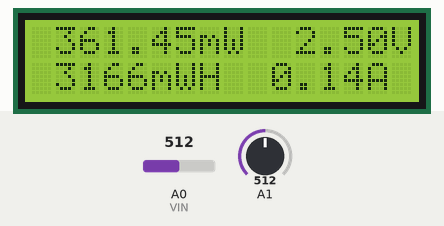
This sketch was run on a simulated Arduino Uno, built with avr-gcc and run on an emulated ATmega328P. Parts: 16×2 character LCD. Inputs (shaded band) come from the test bench; at power-on: A1 = 512, A0 (VIN) = 512. WiFi joins after 1.5 s; servers stay silent unless stated; what the sketch prints to the serial monitor is not drawn.

Above: at 1.2 s.
1.3 s: A1 set to 19
At 3.7 s:
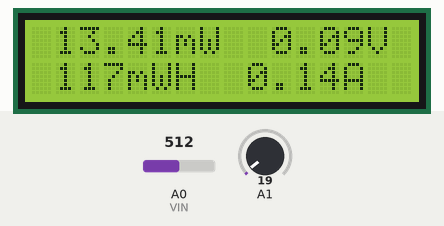
4.6 s: A1 set to 15
At 5.7 s:
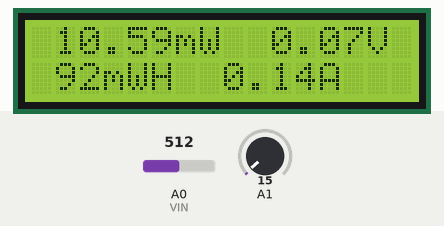
7.9 s: A0 (VIN) set to 716
At 11.1 s:
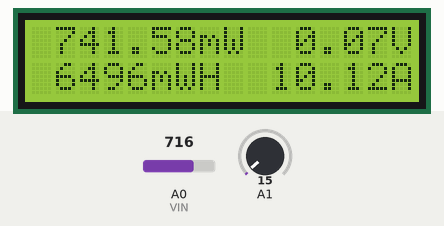
11.7 s: A0 (VIN) set to 555
At 13.3 s:
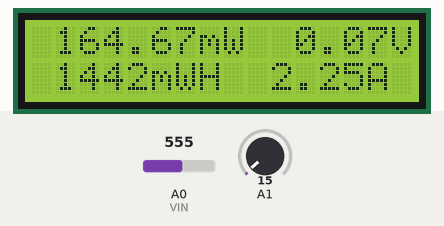
15.0 s: A0 (VIN) set to 533
At 16.7 s:
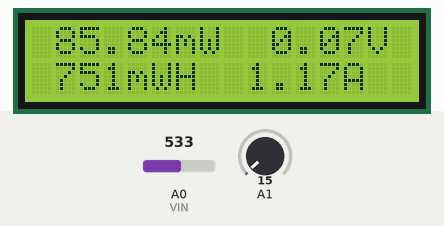
18.3 s: A1 set to 0
At 21.8 s:
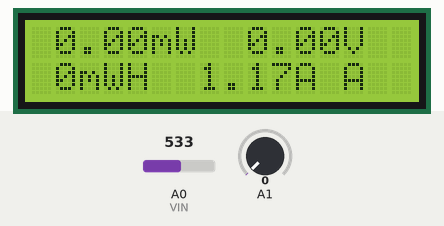
Timing chart, 0 to 22.9 s (numbered marks = the images above; inputs shaded):
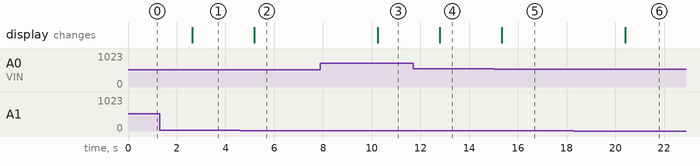

The sketch:

solar_model.ino
```cpp
#include <Ethernet.h>
#include <EthernetUdp.h>
#include <LiquidCrystal_I2C.h>
#include <Wire.h>

#define VIN A0 // define the Arduino pin A0 as voltage input (V in)


LiquidCrystal_I2C lcd(0x27,16,2); // set the LCD address to 0x27 for a 16 chars and 2 line display

const float VCC   = 5.0;// supply voltage is from 4.5 to 5.5V. Normally 5V.
const int model   = 1;   // enter the model number (see below)

/*
          "ACS712ELCTR-05B-T",// for model use 0
          "ACS712ELCTR-20A-T",// for model use 1
          "ACS712ELCTR-30A-T"// for model use 2
sensitivity array is holding the sensitivy of the  ACS712
current sensors. Do not change. All values are from page 5  of data sheet
*/
float sensitivity[] ={
          0.185,// for ACS712ELCTR-05B-T
          0.100,// for ACS712ELCTR-20A-T
          0.066// for ACS712ELCTR-30A-T
       };

const float QOV = 0.5 * VCC;// set quiescent Output voltage of 0.5V
float inst_voltage   = 0; // internal variable for voltage
float voltage        = 0;
float current        = 0;
float watt           = 0;
unsigned long energy = 0;
float scaled_watt    = 0;

// create an EthernetUdp instance to let us send/receive packets
EthernetUDP Udp;

// mac address for arduino
byte mac[] = {
   0xDE, 0xAD, 0xBE, 0xEF, 0xFE, 0xED
};

// local port to send data
unsigned int sendPort = 9000;

// desktop IP
IPAddress ip(8, 8, 8, 4);


/*
 * funciton to print power, voltage and amps to LCD display
 */
void printToLCD(float watt, float voltage, float energy, float amps) {
    lcd.setCursor(1,0); // set the cursor at 1st col and 1st row
    lcd.print(watt);
    lcd.print("mW  ");
    lcd.print(voltage);
    lcd.print("V  ");
    lcd.setCursor(1,1); // set the cursor at 1st col and 2nd row
    lcd.print(energy, 0);
    lcd.print("mWH  ");
    lcd.print(amps);
    lcd.print("A ");
}

/*
 * function to read current form ACS current sensor module
 */
float readCurrent() {
    float voltage_raw =   (5.0 / 1023.0)* analogRead(VIN);// Read the voltage from sensor
    inst_voltage =  voltage_raw - QOV + 0.012 ;// 0.000 is a value to make voltage zero when there is no current
    float current = inst_voltage / sensitivity[model];

    if (current < 0)
        current = abs(current);

    return current;
}

/*
 * function to read voltage from solar panel
 */
float readVoltage() {
    int sensorValue = analogRead(A1);
    float voltage = sensorValue * (5.0/1023.0);
    //Serial.println(voltage);

    return voltage;
}

/*
 * Reads voltage from analog pin A0 in Arduino
 */
float readSolarVoltage() {
  int sensor_reading = analogRead(A1);
  float voltage = sensor_reading * (5.0/1023.0);

  if (voltage < 0)
    voltage = abs(voltage);
  return voltage;
}

/*
 * Build packet to send via UDP
 */
void buildPacket(char pkt[5], unsigned long num) {
  Serial.print("packing: ");
  Serial.println(num);
//  pkt[3] = '0' + num % 10;
//  num /= 10;
//  pkt[2] = '0' + num % 10;
//  num /= 10;
//  pkt[1] = '0' + num % 10;
//  num /= 10;
//  pkt[0] = '0' + num % 10;

  for (int i = 5; i >= 0; i--) {
    pkt[i] = '0' + num % 10;
    num /= 10;
  }
}

void setup() {
  Serial.begin(9600);

  // establish Ethernet connection
  Ethernet.begin(mac, ip);

  // Check for Ethernet hardware present
  if (Ethernet.hardwareStatus() == EthernetNoHardware) {
    Serial.println("Ethernet shield was not found.  Sorry, can't run without hardware. :(");
    while (true) {
      delay(1); // do nothing, no point running without Ethernet hardware
    }
  }
  if (Ethernet.linkStatus() == LinkOFF) {
    Serial.println("Ethernet cable is not connected.");
  }

  // initialize LCD
  lcd.init();
  lcd.backlight();

  // start UDP
  Udp.begin(sendPort);
}

void loop() {
  float solar_voltage;
  char kwData[5];

  // read current and voltage
  current = readCurrent();
  voltage = readVoltage();

  // calculate power in watts and watt/hrs
  if (current == 0)
    current = 0.01;
  watt = voltage * current * 1000.00;
  scaled_watt = voltage * 0.01 * 1000.00;
  //energy = (watt * time) / (3600);
  energy = watt * 8760;

  Serial.print("energy: ");
  Serial.println(energy);

  // divided by a thousand to print mWH
  unsigned long print_energy = energy / 1000;

  Serial.print("true energy: ");
  Serial.println(watt * 8760);
  Serial.print("Print_energy: ");
  Serial.println(print_energy);

  // print readings
  printToLCD(watt, voltage, print_energy, current);
  energy = scaled_watt * 8760;
  buildPacket(kwData, energy);
  Serial.print("kwData: ");
  Serial.println(kwData);

  // send data to desktop
  if(Udp.beginPacket(ip, sendPort)) {
    Serial.println("success!");
  } else {
    Serial.println("failed connection");
  }
  Udp.write(kwData);
  Udp.endPacket();

  delay(2500);
}
```

Measured:
- after the input at 1.3 s, the display: changes after 1.3 s (image 1)
- after the input at 4.6 s, the display: changes after 0.58 s (image 2)
- after the input at 7.9 s, the display: changes after 2.4 s (image 3)
- after the input at 11.7 s, the display: changes after 1.1 s (image 4)
- after the input at 15.0 s, the display: changes after 0.34 s (image 5)
- after the input at 18.3 s, the display: changes after 2.1 s (image 6)
